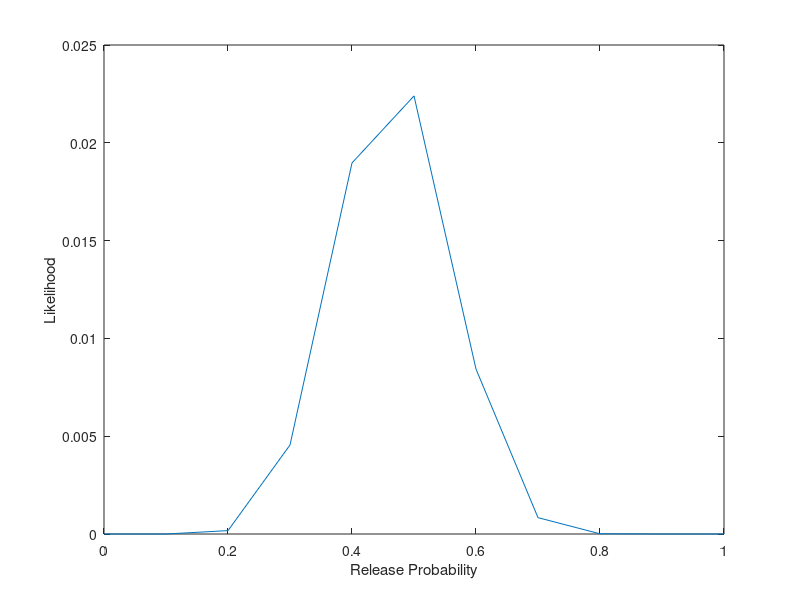
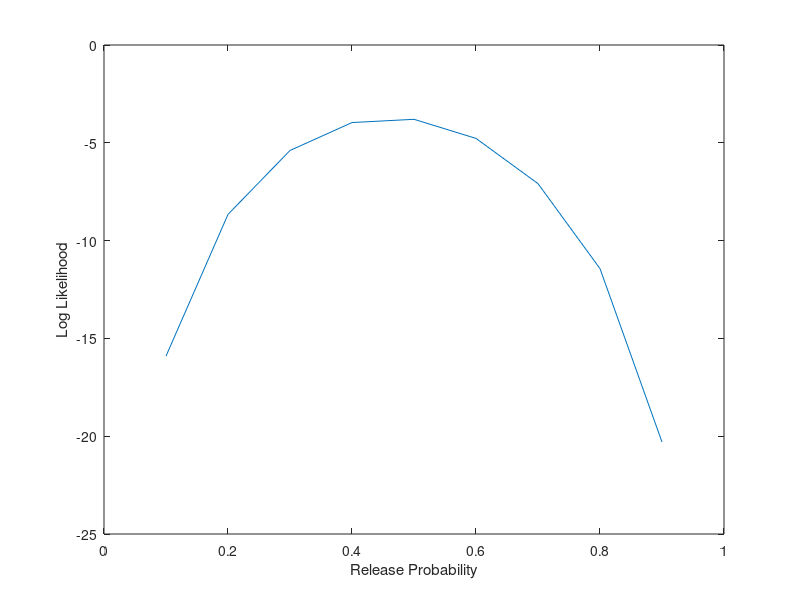

Reproduce these figures in MATLAB, in order. (Note: this script raises an error after producing the figures.)
close all; clear all; clc;

%%Exercise_1
quanta=10;%quanta available
release_prob=0.2;%prob of each release event
released=0:10; %range of quanta that can be released
pdf=binopdf(released,quanta,release_prob)

%%Exercise_2
quanta=14;%quanta available
reported_prob=0.1;
released=8;%quanta that were released
prob_1=binopdf(released,quanta,0.1)%1.5959e-05
prob_2=binopdf(released,quanta,0.2)%0.002
prob_3=binopdf(released,quanta,0.3)%0.0232
prob_4=binopdf(released,quanta,0.4)%0.0918
prob_5=binopdf(released,quanta,0.5)%0.1833
prob_6=binopdf(released,quanta,0.6)%0.2066
prob_7=binopdf(released,quanta,0.7)%0.12
prob_8=binopdf(released,quanta,0.8)
prob_9=binopdf(released,quanta,0.9)
prob_10=binopdf(released,quanta,1.0)%release prob of 0.6 was the most probable

%%Exercise_3
released1=8;%quanta from exp 1
released2=5;%quanta from exp 2
quanta=14;%available quanta from both exps
true_release_prob=0.1;
likelihood1=binopdf(released1,quanta,0.1) 
likelihood2=binopdf(released2,quanta,0.1)
total_likelihood=likelihood1*likelihood2
log_likelihood=log(likelihood1)+log(likelihood2)

range=transpose(0:0.1:1.0); %possible release probabilities
range_length=length(range);


    a=repmat([released1 released2], range_length, 1);
    b=repmat([quanta quanta], range_length, 1);
    c=repmat(range, 1, 2);
    
probs=binopdf(a,b,c);

figure(1)
total_likelihood_array=prod(probs,2);
dan1=plot(range,total_likelihood_array);
ylabel('Likelihood');
xlabel('Release Probability');
max=max(total_likelihood_array);%%the max value is 0.0224 at release prob 0.5

figure(2)
log_likelihood_array=sum(log(probs),2);
dan2=plot(range,log_likelihood_array);
ylabel('Log Likelihood');
xlabel('Release Probability');
log_likelihood_array(1,1)=0; %Matlab would not give max value because of Inf value. Replacing inf values with 0 such that Matlab will return the reasonable maximum.
log_likelihood_array(11,1)=0;
maxlog=max(log_likelihood_array);%From the curve, the maximum value is at release prob 0.5 (log likelihood ~-4)

%to increase resolution:
range2=(0:0.01:1.0);
dan3=plot(range2,total_likelihood_array);
ylabel('Likelihood');
xlabel('Release Probability');


%%Exercise_4
count=[0 0 3 10 19 26 16 16 5 5 0 0 0 0 0];
quanta4=length(counts)-1;
released=0:14;
range_exercise4=(0:0.01:1.0);
range_length=length(range_exercise4);

a=repmat(released, range_length, 1);
    b=quanta4;
    c=repmat(range_exercise4, 1, 14);
probs_ex4=binopdf(a,b,c);
    
count_mat=repmat(count,range_length,1);

total_likelihood4=prod(probs_ex4.^count_mat,2);
calculate_p=range_exercise4(total_likelihood4==max(total_likelihood4));

log_likelihood4=sum(log(probs).*count_mat,2);
calculate_p_log=range_exercise4(log_likelihood4==max(log_likelihood4));

%%Exercise_5

quanta5=14;
released5=7;
calculate_p5=binofit(released5,quanta5)
null_hypothesis=0.3;
calculate_new_p=binopdf(released5,quanta5,null_hypothesis); %p=0.5 which is >0.05, so we cannot reject the null hypothesis

